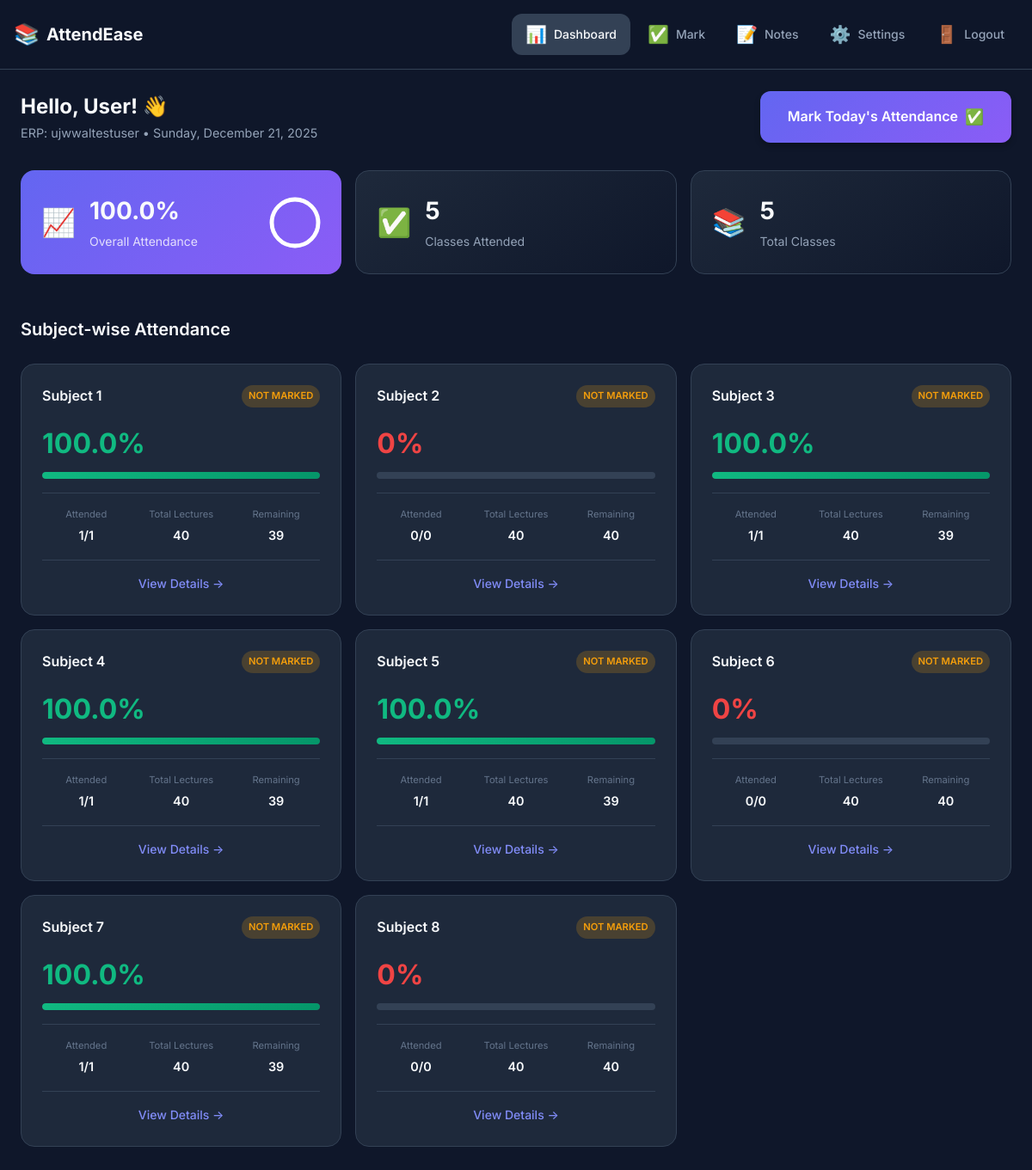
The app's page /dashboard (signed in) with its own data.
### models.py (models this page shows, shortened)
class User(UserMixin, db.Model):
    __tablename__ = 'users'
    id = db.Column(db.Integer, primary_key=True)
    name = db.Column(db.String(100), nullable=False)  # User's full name
    username = db.Column(db.String(80), unique=True, nullable=False)  # ERP number
    email = db.Column(db.String(120), unique=True, nullable=False)
    password_hash = db.Column(db.String(256), nullable=False)
    created_at = db.Column(db.DateTime, default=datetime.utcnow)
    reset_token = db.Column(db.String(6), nullable=True)
    reset_token_expires = db.Column(db.DateTime, nullable=True)
    attendance_records = db.relationship('Attendance', backref='user', lazy='dynamic')

class Subject(db.Model):
    __tablename__ = 'subjects'
    id = db.Column(db.Integer, primary_key=True)
    name = db.Column(db.String(100), nullable=False)
    total_lectures = db.Column(db.Integer, default=40)
    attendance_records = db.relationship('Attendance', backref='subject', lazy='dynamic')
    def get_user_attendance(self, user_id):
        from sqlalchemy import func
        result = db.session.query(
            func.coalesce(func.sum(Attendance.lectures_present), 0).label('present'),
            func.coalesce(func.sum(Attendance.lectures_total), 0).label('total')
        ).filter_by(user_id=user_id, subject_id=self.id).first()
        present = result.present if result else 0
        total = result.total if result else 0
        percentage = (present / total * 100) if total > 0 else 0
        remaining = max(0, self.total_lectures - total)
        return {
            'attended': present,
            'total_marked': total,
            'total_lectures': self.total_lectures,
            'remaining': remaining,
            'percentage': round(percentage, 1)
        }

### app.py (the view)
@app.route('/dashboard')
@login_required
def dashboard():
    subjects = Subject.query.all()
    today = date.today()
    subject_data = []
    total_attended = 0
    total_classes = 0
    for subject in subjects:
        stats = subject.get_user_attendance(current_user.id)
        today_record = Attendance.query.filter_by(
            user_id=current_user.id,
            subject_id=subject.id,
            date=today
        ).first()
        subject_data.append({
            'id': subject.id,
            'name': subject.name,
            'stats': stats,
            'marked_today': today_record is not None,
            'today_present': today_record.lectures_present if today_record else 0,
            'today_total': today_record.lectures_total if today_record else 0
        })
        total_attended += stats['attended']
        total_classes += stats['total_marked']
    overall_percentage = (total_attended / total_classes * 100) if total_classes > 0 else 0
    return render_template('dashboard.html',
                         subjects=subject_data,
                         overall_percentage=round(overall_percentage, 1),
                         total_attended=total_attended,
                         total_classes=total_classes,
                         today=today)

### app.py (called while the page is built)
@login_manager.user_loader
def load_user(user_id):
    return User.query.get(int(user_id))

### templates/dashboard.html (shortened to what this page needs)
{% extends 'base.html' %}
{% block content %}
<div class="dashboard">
    <header class="dashboard-header">
        <div class="header-content">
            <div class="greeting">
                <h1>Hello, {{ current_user.name }}! 👋</h1>
                <p class="date">ERP: {{ current_user.username }} • {{ today.strftime('%A, %B %d, %Y') }}</p>
            </div>
            <a href="{{ url_for('mark_attendance') }}" class="btn btn-primary">
                <span>Mark Today's Attendance</span>
                <span class="btn-icon">✅</span>
            </a>
        </div>
    </header>
    <section class="stats-overview">
        <div class="stat-card main-stat">
            <div class="stat-icon">📈</div>
            <div class="stat-content">
                <span class="stat-value">{{ overall_percentage }}%</span>
                <span class="stat-label">Overall Attendance</span>
            </div>
            <div class="stat-progress">
                <div class="progress-ring">
                    <svg viewBox="0 0 100 100">
                        <circle class="progress-bg" cx="50" cy="50" r="45"></circle>
                        <circle class="progress-fill" cx="50" cy="50" r="45"
                            style="stroke-dasharray: {{ overall_percentage * 2.83 }} 283"></circle>
                    </svg>
                </div>
            </div>
        </div>
        <div class="stat-card">
            <div class="stat-icon">✅</div>
            <div class="stat-content">
                <span class="stat-value">{{ total_attended }}</span>
                <span class="stat-label">Classes Attended</span>
            </div>
        </div>
        <div class="stat-card">
            <div class="stat-icon">📚</div>
            <div class="stat-content">
                <span class="stat-value">{{ total_classes }}</span>
                <span class="stat-label">Total Classes</span>
            </div>
        </div>
    </section>
    <section class="subjects-section">
        <div class="section-header">
            <h2>Subject-wise Attendance</h2>
        </div>
        <div class="subjects-grid">
            {% for subject in subjects %}
            <div class="subject-card" data-subject-id="{{ subject.id }}">
                <div class="subject-header">
                    <h3>{{ subject.name }}</h3>
                    {% if subject.marked_today %}
                    <span class="status-badge present">{{ subject.today_present }}/{{ subject.today_total }}
                        Today</span>
                    {% else %}
                    <span class="status-badge pending">Not Marked</span>
                    {% endif %}
                </div>
                <div class="subject-stats">
                    <div class="percentage-display">
                        <span class="percentage-value {{ 'low' if subject.stats.percentage < 75 else 'good' }}">
                            {{ subject.stats.percentage }}%
                        </span>
                    </div>
                    <div class="progress-bar">
                        <div class="progress-fill {{ 'low' if subject.stats.percentage < 75 else 'good' }}"
                            style="width: {{ subject.stats.percentage }}%"></div>
                    </div>
                </div>
                <div class="subject-details">
                    <div class="detail-item">
                        <span class="detail-label">Attended</span>
                        <span class="detail-value">{{ subject.stats.attended }}/{{ subject.stats.total_marked }}</span>
                    </div>
                    <div class="detail-item">
                        <span class="detail-label">Total Lectures</span>
                        <span class="detail-value">{{ subject.stats.total_lectures }}</span>
                    </div>
                    <div class="detail-item">
                        <span class="detail-label">Remaining</span>
                        <span class="detail-value">{{ subject.stats.remaining }}</span>
                    </div>
                </div>
                <a href="{{ url_for('subject_detail', subject_id=subject.id) }}" class="subject-link">
                    View Details →
                </a>
            </div>
            {% endfor %}
        </div>
    </section>
</div>
{% endblock %}

### templates/base.html (shortened to what this page needs)
<!DOCTYPE html>
<html lang="en">
<head>
    <link rel="stylesheet" href="{{ url_for('static', filename='css/style.css') }}">
</head>
<body>
    {% if current_user.is_authenticated %}
    <nav class="navbar">
        <div class="nav-container">
            <a href="{{ url_for('dashboard') }}" class="nav-brand">
                <span class="brand-icon">📚</span>
                <span class="brand-text">AttendEase</span>
            </a>
            <div class="nav-menu">
                <a href="{{ url_for('dashboard') }}"
                    class="nav-link {% if request.endpoint == 'dashboard' %}active{% endif %}">
                    <span class="nav-icon">📊</span>
                    <span>Dashboard</span>
                </a>
                <a href="{{ url_for('mark_attendance') }}"
                    class="nav-link {% if request.endpoint == 'mark_attendance' %}active{% endif %}">
                    <span class="nav-icon">✅</span>
                    <span>Mark</span>
                </a>
                <a href="{{ url_for('notes') }}" class="nav-link {% if request.endpoint == 'notes' %}active{% endif %}">
                    <span class="nav-icon">📝</span>
                    <span>Notes</span>
                </a>
                <a href="{{ url_for('settings') }}"
                    class="nav-link {% if request.endpoint == 'settings' %}active{% endif %}">
                    <span class="nav-icon">⚙️</span>
                    <span>Settings</span>
                </a>
                <a href="{{ url_for('logout') }}" class="nav-link logout">
                    <span class="nav-icon">🚪</span>
                    <span>Logout</span>
                </a>
            </div>
        </div>
    </nav>
    {% endif %}
    <main class="main-content">
        {% block content %}{% endblock %}
    </main>
</body>
</html>

### records on screen
User: name "User", username "ujwwaltestuser"
Subject: name "Subject 1", stats.percentage "100.0", stats.attended "1", stats.total_marked "1", stats.total_lectures "40", stats.remaining "39"
Subject: name "Subject 2", stats.percentage "0", stats.attended "0", stats.total_marked "0", stats.total_lectures "40", stats.remaining "40"
Subject: name "Subject 3", stats.percentage "100.0", stats.attended "1", stats.total_marked "1", stats.total_lectures "40", stats.remaining "39"
Subject: name "Subject 4", stats.percentage "100.0", stats.attended "1", stats.total_marked "1", stats.total_lectures "40", stats.remaining "39"
Subject: name "Subject 5", stats.percentage "100.0", stats.attended "1", stats.total_marked "1", stats.total_lectures "40", stats.remaining "39"
Subject: name "Subject 6", stats.percentage "0", stats.attended "0", stats.total_marked "0", stats.total_lectures "40", stats.remaining "40"
Subject: name "Subject 7", stats.percentage "100.0", stats.attended "1", stats.total_marked "1", stats.total_lectures "40", stats.remaining "39"
Subject: name "Subject 8", stats.percentage "0", stats.attended "0", stats.total_marked "0", stats.total_lectures "40", stats.remaining "40"

### other values on screen
{{ overall_percentage }} "100.0"
{{ total_attended }} "5"
{{ total_classes }} "5"
